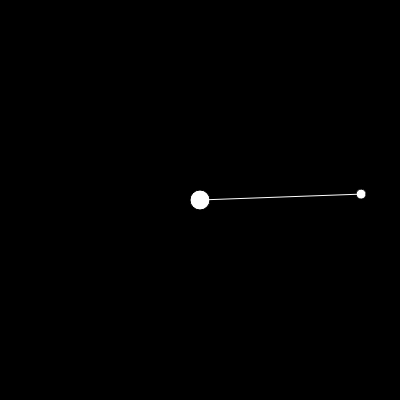
Frame 1 (no input)
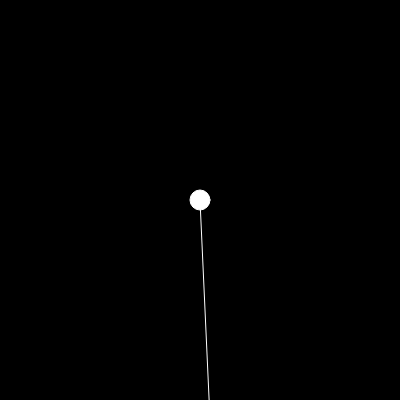
Frame 60 (no input)
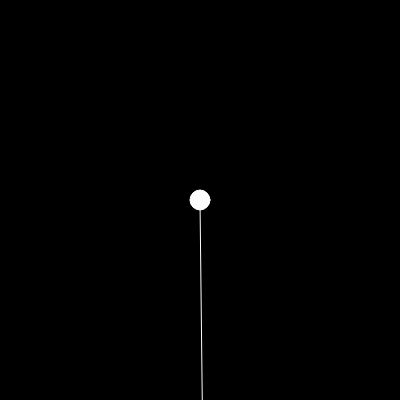
Frame 120 (the mouse pressed at the canvas centre since frame 60)

The p5.js sketch that drew these frames (run headless with seeded random() and noise() and a simulated clock; from frame 60 on, the mouse is pressed at the canvas centre):

// p5.js sketch
// ── sketch.js
var height = 400;
var width = 400;
var anchor = {
  x:width/2,
  y:height/2
};

var objList = [];

var gravity = 2;

function Tether(start,end,lineLength){
  this.start = start;
  this.end = end;
  this.lineLength = lineLength;
  this.draw = function(){
    stroke(255);
    line(this.start.x,this.start.y,this.end.x,this.end.y);
  }
  this.update = function(){
    let a = this.end.x - this.start.x;
    let b = this.end.y - this.start.y;
    let c = Math.sqrt(a**2 + b**2);
    if (c >= lineLength) {
    }
  }
}

function Ball(){
  this.x = Math.random()*width;
  this.y = Math.random()*height/2;
  this.v_x = 0;
  this.v_y = 0;

  this.draw = function(){
    ellipse(this.x,this.y,10);
  }

  this.update = function(){
    this.x = this.x + this.v_x;
    this.y = this.y + this.v_y;
    this.v_y = this.v_y + gravity;
  }
}


function setup(){
  frameRate(24);
  createCanvas(400,400);
  var ball = new Ball();
  var myLine = new Tether(anchor,ball);
  objList.push(ball);
  objList.push(myLine);

}

function draw(){
  background(0);
  ellipse(anchor.x,anchor.y,20);
  for (var i = 0; i < objList.length; i++) {
    objList[i].draw();
    objList[i].update();
  }

}
